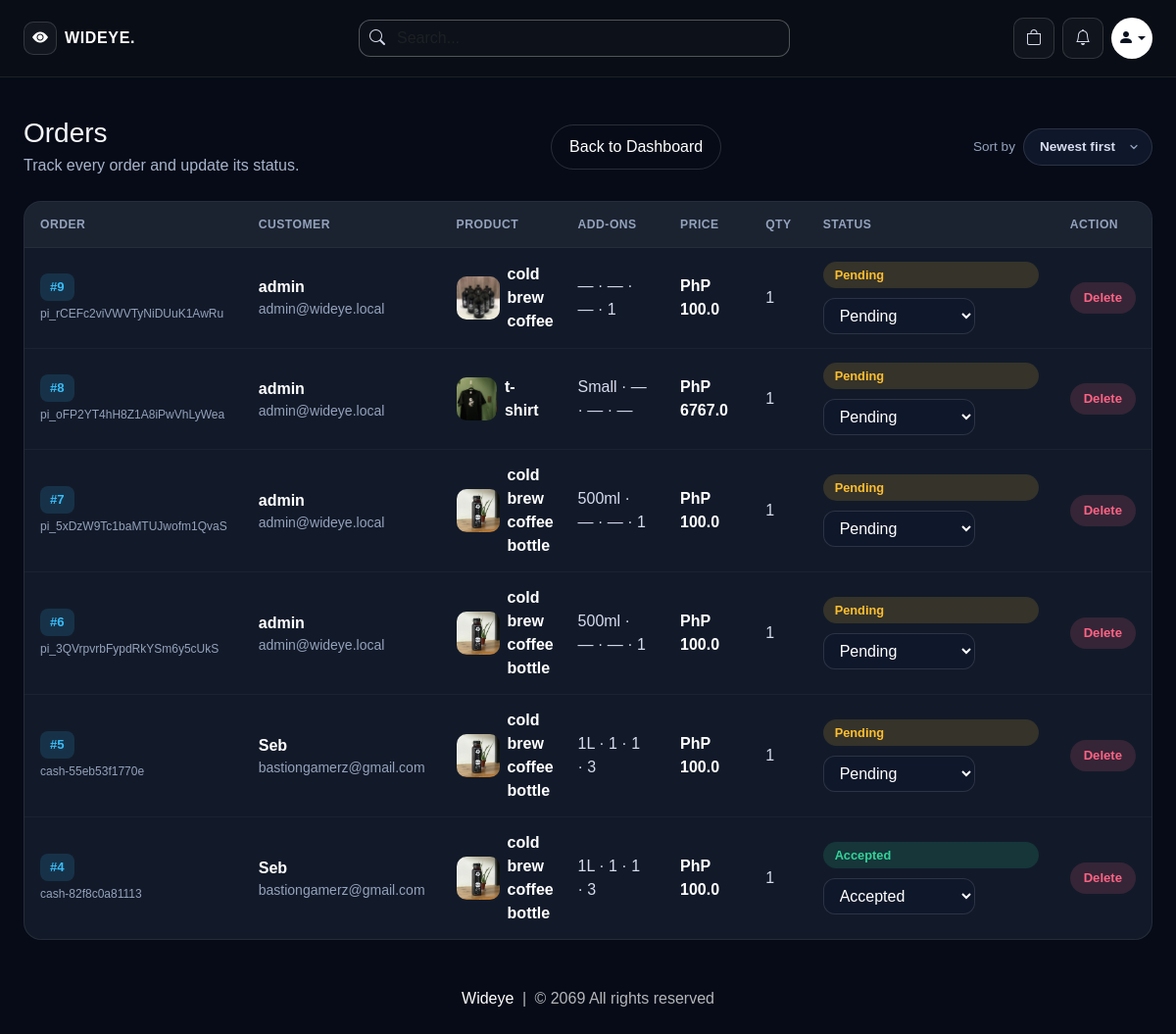
Page /view-orders (signed in) on the earlier database version.
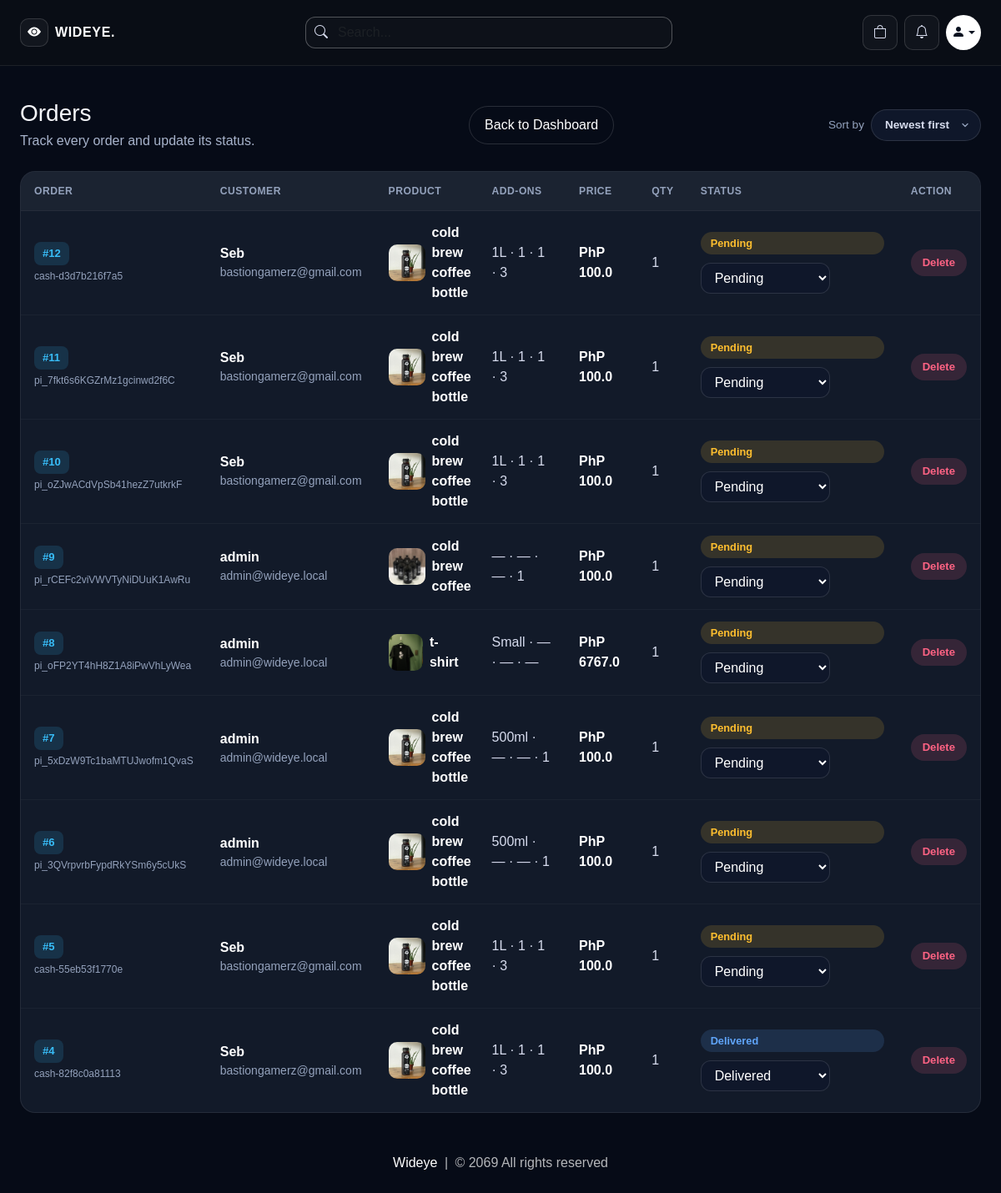
Same page on the later database version.
### website/models.py (models this page shows, shortened)
class Order(db.Model):
    id = db.Column(db.Integer, primary_key=True)
    quantity = db.Column(db.Integer, nullable=False)
    size = db.Column(db.String(100), nullable=False, default='')
    sugar = db.Column(db.String(100), nullable=False, default='')
    milk = db.Column(db.String(100), nullable=False, default='')
    shot = db.Column(db.String(100), nullable=False, default='')
    price = db.Column(db.Float, nullable=False)
    status = db.Column(db.String(100), nullable=False)
    payment_method = db.Column(db.String(50), nullable=False, default='cashless')
    payment_id = db.Column(db.String(1000), nullable=False)
    date_placed = db.Column(db.DateTime, default=datetime.utcnow)
    customer_link= db.Column(db.Integer, db.ForeignKey('customer.id'), nullable=False)
    product_link = db.Column(db.Integer, db.ForeignKey('product.id'), nullable=False)

class Customer(db.Model, UserMixin):
    id = db.Column(db.Integer, primary_key=True)
    email = db.Column(db.String(100), unique=True)
    username = db.Column(db.String(100))
    password_hash = db.Column(db.String(150))
    is_admin = db.Column(db.Boolean, default=False, nullable=False)
    face_profile_name = db.Column(db.String(100))
    usual_product_id = db.Column(db.Integer, db.ForeignKey('product.id'), nullable=True)
    date_joined = db.Column(db.DateTime(), default=datetime.utcnow)
    cart_items = db.relationship('Cart', backref=db.backref('customer', lazy=True))
    orders = db.relationship('Order', backref=db.backref('customer', lazy=True))
    usual_product = db.relationship('Product', foreign_keys=[usual_product_id])
    usual_items = db.relationship(
        'UsualOrderItem',
        backref=db.backref('customer', lazy=True),
        cascade='all, delete-orphan',
        order_by='UsualOrderItem.id'
    )
    @property
    def password(self):
        raise AttributeError('Password is not a readable Attribute')

class Product(db.Model):
    id = db.Column(db.Integer, primary_key=True)
    product_name = db.Column(db.String(100), nullable=False)
    current_price = db.Column(db.Float, nullable=False)
    previous_price = db.Column(db.Float, nullable=False)
    in_stock = db.Column(db.Integer, nullable=False)
    size = db.Column(db.String(500), nullable=False, default='')
    sugar = db.Column(db.String(500), nullable=False, default='')
    milk = db.Column(db.String(500), nullable=False, default='')
    shot = db.Column(db.String(500), nullable=False, default='')
    product_picture = db.Column(db.Text, nullable=False)
    flash_sale = db.Column(db.Boolean, default=False)
    date_added = db.Column(db.DateTime, default=datetime.utcnow)
    carts = db.relationship('Cart', backref=db.backref('product', lazy=True))
    orders = db.relationship('Order', backref=db.backref('product', lazy=True))
    usual_items = db.relationship('UsualOrderItem', backref=db.backref('product', lazy=True))

### website/admin.py (the view)
@admin.route('/view-orders')
@login_required
def order_view():
    if current_user_is_admin():
        sort = request.args.get('sort', 'desc')
        if sort == 'asc':
            orders = Order.query.order_by(Order.id.asc()).all()
        else:
            orders = Order.query.order_by(Order.id.desc()).all()
        order_form = OrderForm()
        return render_template(
            'view_orders.html',
            orders=orders,
            get_product_image=get_product_image,
            order_form=order_form,
            sort=sort,
        )
    return render_template('404.html')

### website/forms.py
class OrderForm(FlaskForm):
    order_status = SelectField('Order Status', choices=[('Pending', 'Pending'), ('Accepted', 'Accepted'),
                                                        ('Out for delivery', 'Out for delivery'),
                                                        ('Delivered', 'Delivered'), ('Canceled', 'Canceled')])
    update = SubmitField('Update Status')

### website/admin.py (called while the page is built)
def current_user_is_admin():
    return current_user.is_authenticated and bool(getattr(current_user, 'is_admin', False))

### website/views.py (called while the page is built)
def parse_options(csv_string):
    if not csv_string:
        return []
    return [opt.strip() for opt in str(csv_string).split(',') if opt.strip()]

def get_product_image(product, selected_size=''):
    images = parse_options(product.product_picture) if product.product_picture else []
    if not images:
        return '/media/default.jpg'
    if not selected_size:
        return images[0]
    sizes = parse_options(product.size)
    if selected_size in sizes:
        idx = sizes.index(selected_size)
        return images[idx] if idx < len(images) else images[-1]
    return images[0]

### website/templates/view_orders.html (shortened to what the changed rows need)
{% extends 'base.html' %}
{% block body %}
<div class="wideye-shell py-4">
    <div class="d-flex flex-wrap align-items-center justify-content-between gap-3 mb-4">
        <div>
            <h1 class="h3 mb-1">Orders</h1>
        </div>
    </div>
    {% if orders | length < 1 %}
    <div class="text-center py-5">
        <h3>No orders yet.</h3>
    </div>
    {% else %}
    <div class="wideye-order-wrap">
        <table class="wideye-order-table">
            <thead>
                <tr>
                    <th>Order</th>
                    <th>Customer</th>
                    <th>Product</th>
                    <th>Add-ons</th>
                    <th>Price</th>
                    <th>Qty</th>
                    <th>Status</th>
                    <th>Action</th>
                </tr>
            </thead>
            <tbody>
                {% for order in orders %}
                <tr>
                    <td>
                        <span class="wideye-order-id">#{{ order.id }}</span>
                        <small class="d-block mt-1" style="color:#94a2bc;font-size:0.75rem;">{{ order.payment_id }}</small>
                    </td>
                    <td>
                        <span style="color:#fff;font-weight:600;">{{ order.customer.username }}</span>
                        <small class="d-block" style="color:#94a2bc;">{{ order.customer.email }}</small>
                    </td>
                    <td>
                        <div class="d-flex align-items-center gap-2">
                            <img class="wideye-order-img" src="{{ get_product_image(order.product, order.size) }}" alt="{{ order.product.product_name }}">
                            <span style="color:#fff;font-weight:600;">{{ order.product.product_name }}</span>
                        </div>
                    </td>
                    <td>{{ order.size if order.size else '—' }} · {{ order.sugar if order.sugar else '—' }} · {{ order.milk if order.milk else '—' }} · {{ order.shot if order.shot else '—' }}</td>
                    <td style="font-weight:600;color:#fff;">PhP {{ order.price }}</td>
                    <td>{{ order.quantity }}</td>
                    <td>
                        {% set s = order.status | lower %}
                        <div class="wideye-status-stack">
                            <span class="wideye-status {% if s == 'pending' %}wideye-status-pending{% elif s == 'accepted' %}wideye-status-accepted{% elif s == 'delivered' %}wideye-status-delivered{% elif s == 'canceled' %}wideye-status-canceled{% else %}wideye-status-pending{% endif %}">
                                {{ order.status }}
                            </span>
                            <form method="POST" action="/update-order/{{ order.id }}" class="wideye-status-form">
                                <select name="order_status" class="wideye-status-select" aria-label="Update status for order {{ order.id }}" onchange="this.form.submit()">
                                    {% for value, label in order_form.order_status.choices %}
                                    <option value="{{ value }}" {% if order.status == value %}selected{% endif %}>{{ label }}</option>
                                    {% endfor %}
                                </select>
                            </form>
                        </div>
                    </td>
                    <td>
                        <div class="d-flex gap-2">
                            <a href="/delete-order/{{ order.id }}" class="wideye-order-action" style="background:rgba(255,99,132,0.15);color:#ff6384;" onclick="return confirm('Delete order #{{ order.id }}?')">Delete</a>
                        </div>
                    </td>
                </tr>
                {% endfor %}
            </tbody>
        </table>
    </div>
    {% endif %}
</div>
{% endblock %}

Differences in the rows shown:
added Order: id "12", payment_id "cash-d3d7b216f7a5", customer.username "Seb", customer.email "bastiongamerz@gmail.com", size.size (picture), product.product_name "cold brew coffee bottle", size "1L", sugar "1", milk "1", shot "3", price "100.0", quantity "1", status "Pending", order_status "Pending"
added Order: id "11", payment_id "pi_7fkt6s6KGZrMz1gcinwd2f6C", customer.username "Seb", customer.email "bastiongamerz@gmail.com", size.size (picture), product.product_name "cold brew coffee bottle", size "1L", sugar "1", milk "1", shot "3", price "100.0", quantity "1", status "Pending", order_status "Pending"
added Order: id "10", payment_id "pi_oZJwACdVpSb41hezZ7utkrkF", customer.username "Seb", customer.email "bastiongamerz@gmail.com", size.size (picture), product.product_name "cold brew coffee bottle", size "1L", sugar "1", milk "1", shot "3", price "100.0", quantity "1", status "Pending", order_status "Pending"
changed Order "cash-82f8c0a81113": status "Accepted" → "Delivered"; order_status "Accepted" → "Delivered"
